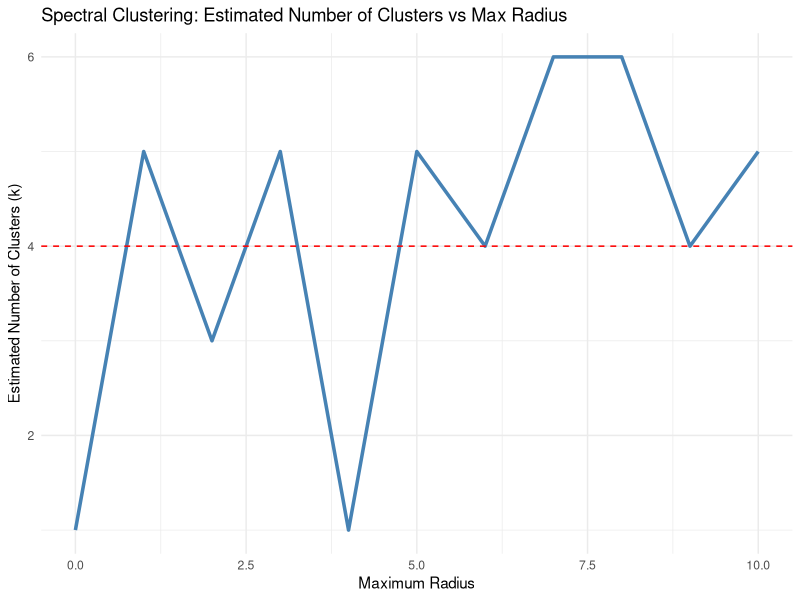
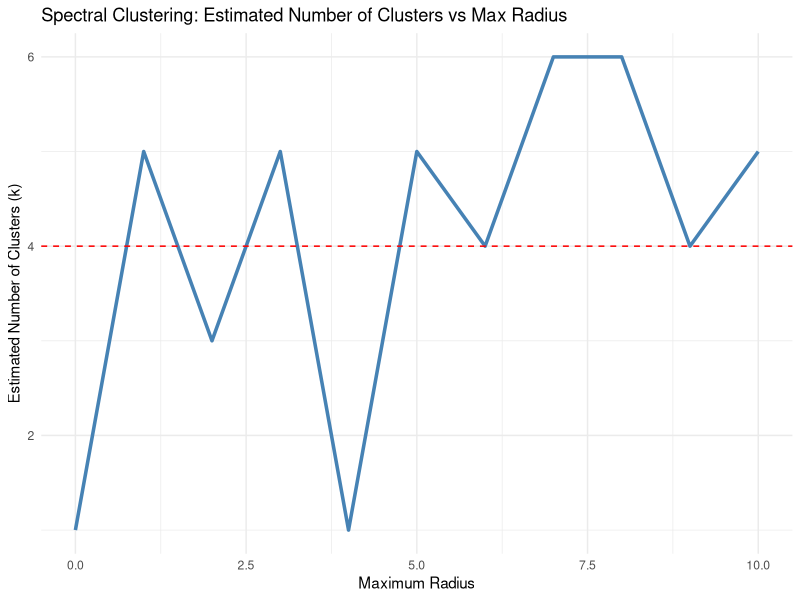

The R source for these figures, in order:
library(ggplot2)

results <- read.csv("results/data/spectral_gap_results.csv")

ggplot(results, aes(x = max_radius, y = estimated_k)) +
  geom_line(colour = "steelblue", size = 1.2) +
  geom_hline(yintercept = 4, linetype = "dashed", colour = "red") +
  labs(title = "Spectral Clustering: Estimated Number of Clusters vs Max Radius",
       x = "Maximum Radius",
       y = "Estimated Number of Clusters (k)") +
  theme_minimal()

ggsave("results/plots/spectral_gap_plot.png", width = 8, height = 6)
